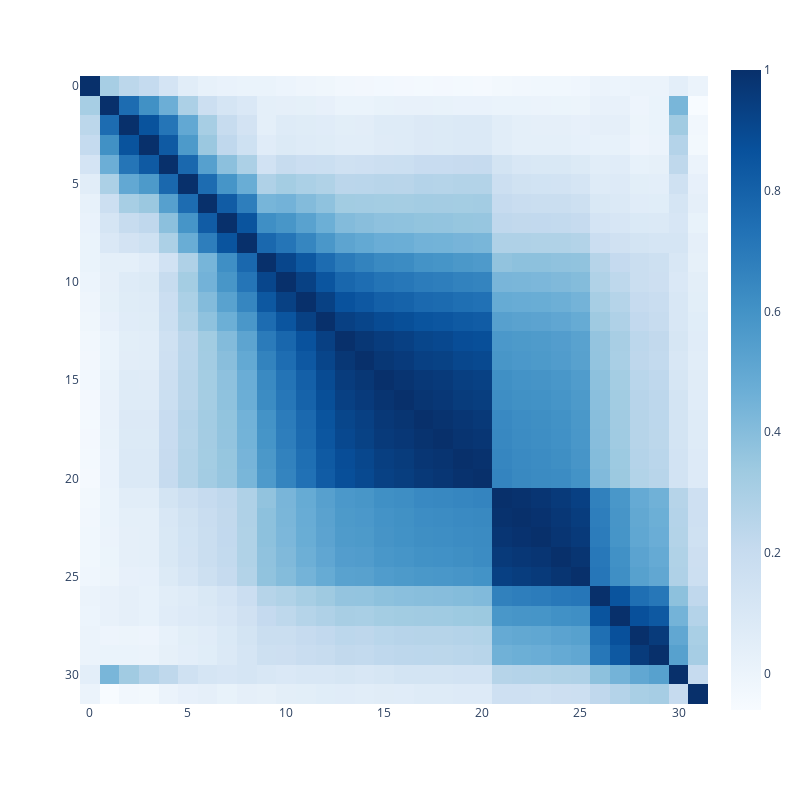

This figure's notebook cell:
### Code cell
px.imshow(cos_sim.cpu().numpy(), color_continuous_scale='Blues', width=800, height=800)

### Figure 1 — Plotly figure (JSON) as saved in the notebook; plotly's stock layout.template omitted (floating-point values rounded to 4 significant figures; data arrays with more than 128 entries replaced by an {"elided": "..."} marker saying what was removed)
{"data": [{"coloraxis": "coloraxis", "hovertemplate": "x: %{x}<br>y: %{y}<br>color: %{z}<extra></extra>", "name": "0", "type": "heatmap", "xaxis": "x", "yaxis": "y", "z": {"elided": "32x32 float values"}}], "layout": {"coloraxis": {"colorscale": [[0, "rgb(247,251,255)"], [0.125, "rgb(222,235,247)"], [0.25, "rgb(198,219,239)"], [0.375, "rgb(158,202,225)"], [0.5, "rgb(107,174,214)"], [0.625, "rgb(66,146,198)"], [0.75, "rgb(33,113,181)"], [0.875, "rgb(8,81,156)"], [1, "rgb(8,48,107)"]]}, "height": 800, "margin": {"t": 60}, "width": 800, "xaxis": {"anchor": "y", "constrain": "domain", "domain": [0, 1], "scaleanchor": "y"}, "yaxis": {"anchor": "x", "autorange": "reversed", "constrain": "domain", "domain": [0, 1]}}}
